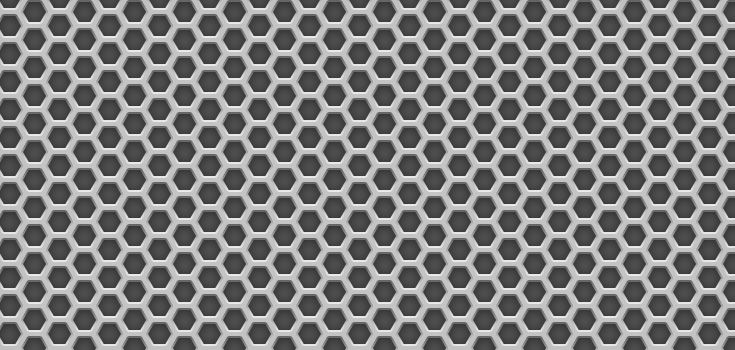
#> input picture TP2/metalgrid.jpg, 735 x 350 px
$ jupyter execute Tp2.ipynb   (shell and % lines are left out)
#> lines starting #> are read from the running program, lines starting #| are printed output that depends on the picture
[cell 1]
#Si queremos que las imágenes sean mostradas en una ventana emergente quitar el inline
# %matplotlib inline

# OpenCV-Python utiliza NumPy para el manejo de imágenes
import numpy as np
# cv2 es el módulo python para acceder a OpenCV
import cv2 as cv
# Usamos las poderosas herramientas de graficación de matplotlib para mostrar imágenes, perfiles, histogramas, etc
import matplotlib.pyplot as plt
#Usamos también las poderosas herramientas de procesamiento de imágenes en python de Scikit
from skimage.util import random_noise

import time

[cell 2]
# Para crear un kernel Gaussiano (unidimensional)

nucleo_g= cv.getGaussianKernel(5, 1.5)
# Parámetros:
# ksize - Tamaño del núcleo, positivo impar (3,5,...)
# sigma - Desvío estándar de la Gaussiana. Si no es positivo, se calcula como sigma = 0.3*((ksize-1)*0.5 - 1) + 0.8
# ktype - Tipo de coeficientes del filtro (Optional). Puede ser CV_32F o CV_64F
print(nucleo_g)

[cell 3]
# Suavizado Gaussiano usando el Kernel
#=====================================
img_orig = cv.imread('metalgrid.jpg')
#> img_orig is the input picture: shape (350, 735, 3); min 38, max 250, mean 125.4

# Creamos un núcleo Gaussiano unidimensional
kX = cv.getGaussianKernel(10,0)
kY = cv.getGaussianKernel(1,0)


# Aplicamos el filtro Gaussiano. Con distinto núcleo para X e Y!
b = cv.sepFilter2D(img_orig,-1,kX,kY)

# Más fácil utilizando una única línea
# (cuando el kernel es cuadrado)
#=====================================
c = cv.GaussianBlur(img_orig,(5,5),0)

# Mostramos la imagen
out1 = cv.hconcat([img_orig,b])
out2 = cv.hconcat([img_orig,c])
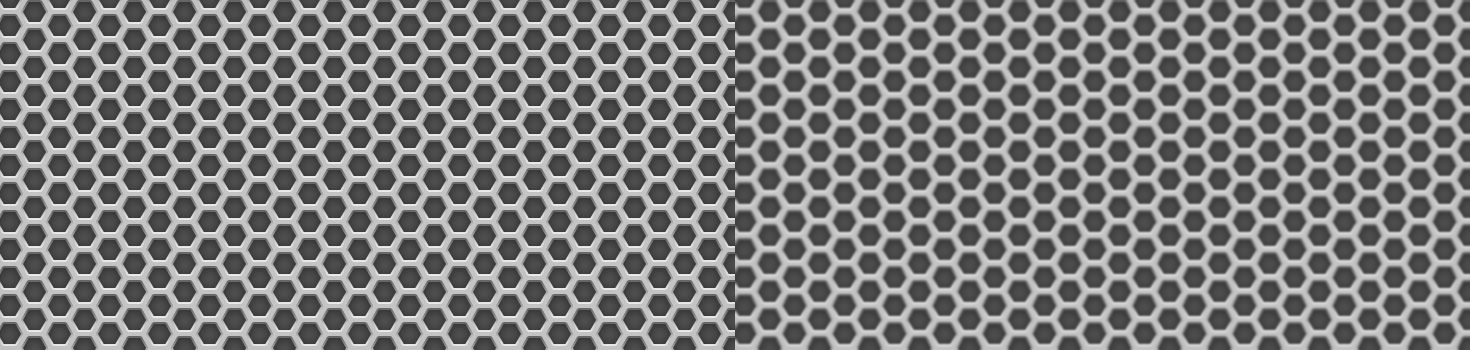
#> out2: shape (350, 1470, 3); min 38, max 250, mean 125.4

#subplot(r,c) provide the no. of rows and columns
f, axarr = plt.subplots(2,1)

# use the created array to output your multiple images. In this case I have stacked 4 images vertically
axarr[0].title.set_text('Mas filtrado en X')
axarr[0].imshow(out1[:,:,::-1])
axarr[1].title.set_text('Filtro cuadrado')
axarr[1].imshow(out2[:,:,::-1])

[cell 4]
img = c

#grises=True
grises=False
if grises:
    # En escala de grises
    laplacian = cv.Laplacian(img,cv.CV_64F)
    sobelx = cv.Sobel(img,cv.CV_64F,1,0,ksize=5)
    sobely = cv.Sobel(img,cv.CV_64F,0,1,ksize=5)
else:
    # En blanco y negro
    laplacian = cv.Laplacian(img,cv.CV_8U)
    sobelx = cv.Sobel(img,cv.CV_8U,1,0,ksize=5)
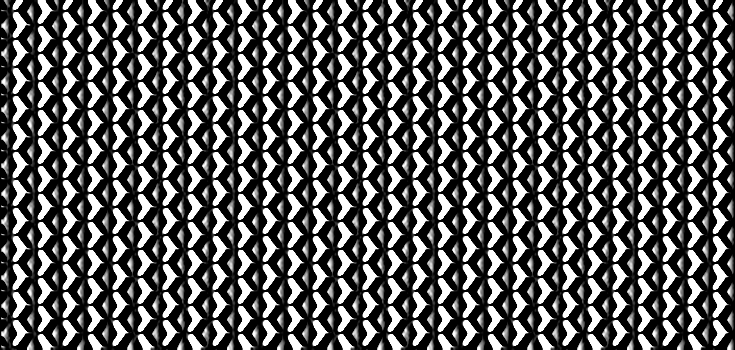
#> sobelx: shape (350, 735, 3); min 0, max 255, mean 89.5
    sobely = cv.Sobel(img,cv.CV_8U,0,1,ksize=5)
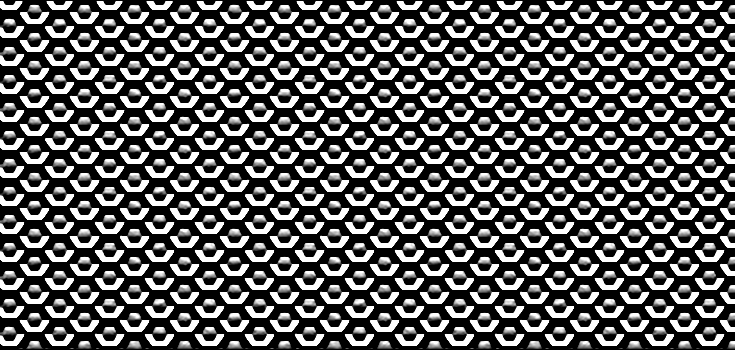
#> sobely: shape (350, 735, 3); min 0, max 255, mean 93.2

ax1=plt.subplot(2,2,1),plt.imshow(img,cmap = 'gray')
plt.title('Original'), plt.xticks([]), plt.yticks([])
ax2=plt.subplot(2,2,2),plt.imshow(laplacian,cmap = 'gray')
plt.title('Laplaciano'), plt.xticks([]), plt.yticks([])
ax3=plt.subplot(2,2,3),plt.imshow(sobelx,cmap = 'gray')
plt.title('Sobel X'), plt.xticks([]), plt.yticks([])
ax4=plt.subplot(2,2,4),plt.imshow(sobely,cmap = 'gray')
plt.title('Sobel Y'), plt.xticks([]), plt.yticks([])

plt.show()

[cell 5]
img = cv.imread('metalgrid.jpg')
gray = cv.cvtColor(img, cv.COLOR_BGR2GRAY)

# Suavizado Gaussiano
#====================
start = time.time()

blur = cv.GaussianBlur(gray,(7,7),0)

elapsed = time.time()-start
print('Blur {} segundos'.format(elapsed))


# Gradientes
#===========
start = time.time()

# Aplicamos Sobelx en 'float32' y luego convertimos de nuevo a 8-bit para evitar overflow
sobelx_64 = cv.Sobel(blur,cv.CV_32F,1,0,ksize=3)
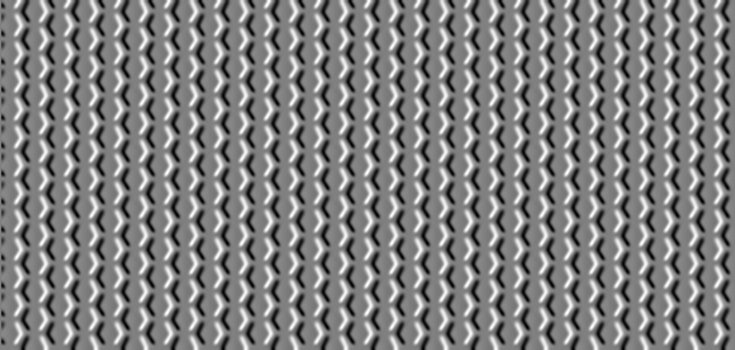
#> sobelx_64: shape (350, 735) float32; min -241, max 239, mean -0.3; drawn with min black and max white
absx_64 = np.absolute(sobelx_64)
sobelx_8u1 = absx_64/absx_64.max()*255
sobelx_8u = np.uint8(sobelx_8u1)

# De igual modo para Sobely
sobely_64 = cv.Sobel(blur,cv.CV_32F,0,1,ksize=3)
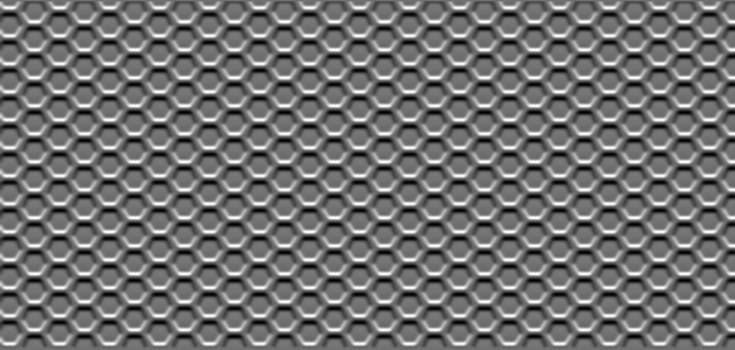
#> sobely_64: shape (350, 735) float32; min -247, max 314, mean 0.5; drawn with min black and max white
absy_64 = np.absolute(sobely_64)
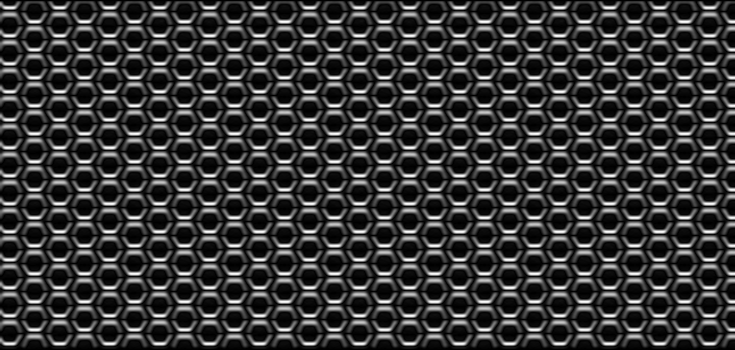
#> absy_64: shape (350, 735) float32; min 0, max 314, mean 69.8; drawn with min black and max white
sobely_8u1 = absy_64/absy_64.max()*255
sobely_8u = np.uint8(sobely_8u1)

# De los gradiente calculamos Magnitud y lo pasamos a 8-bit (Opcional)
mag = np.hypot(sobelx_8u, sobely_8u)
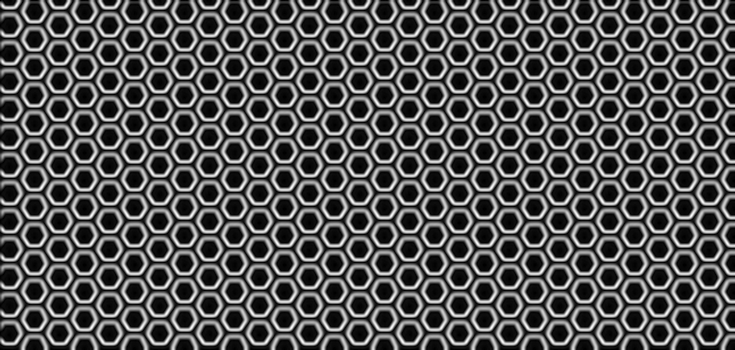
#> mag: shape (350, 735) float16; min 0, max 290, mean 98.4; drawn with min black and max white
mag = mag/mag.max()*255
mag = np.uint8(mag)

# Encontramos la Dirección y la pasamos a grados
theta = np.arctan2(sobely_64, sobelx_64)
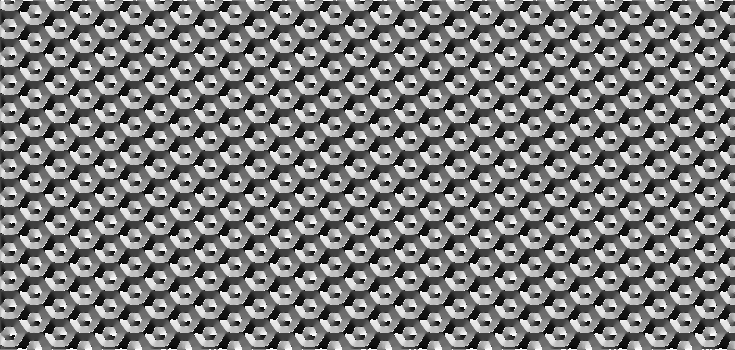
#> theta: shape (350, 735) float32; min -3.14, max 3.14, mean -0.031; drawn with min black and max white
angle = np.rad2deg(theta)

elapsed = time.time()-start

print('Gradientes {} segundos'.format(elapsed))

# Supresión de no-máximos
#========================
start = time.time()

# Encontramos los píxels vecinos (b,c) en la dirección (redondeadea) del gradiente y aplicamos la supresión de no-máximos
M, N = mag.shape
#> M = 350; N = 735
Non_max = np.zeros((M,N), dtype= np.uint8)

for i in range(1,M-1):
    for j in range(1,N-1):
       # Horizontal 0
        if (0 <= angle[i,j] < 22.5) or (157.5 <= angle[i,j] <= 180) or (-22.5 <= angle[i,j] < 0) or (-180 <= angle[i,j] < -157.5):
            b = mag[i, j+1]
            c = mag[i, j-1]
        # Diagonal 45
        elif (22.5 <= angle[i,j] < 67.5) or (-157.5 <= angle[i,j] < -112.5):
            b = mag[i+1, j+1]
            c = mag[i-1, j-1]
        # Vertical 90
        elif (67.5 <= angle[i,j] < 112.5) or (-112.5 <= angle[i,j] < -67.5):
            b = mag[i+1, j]
            c = mag[i-1, j]
        # Diagonal 135
        elif (112.5 <= angle[i,j] < 157.5) or (-67.5 <= angle[i,j] < -22.5):
            b = mag[i+1, j-1]
            c = mag[i-1, j+1]

        # Supresión de no-máximos
        if (mag[i,j] >= b) and (mag[i,j] >= c):
            Non_max[i,j] = mag[i,j]
        else:
            Non_max[i,j] = 0
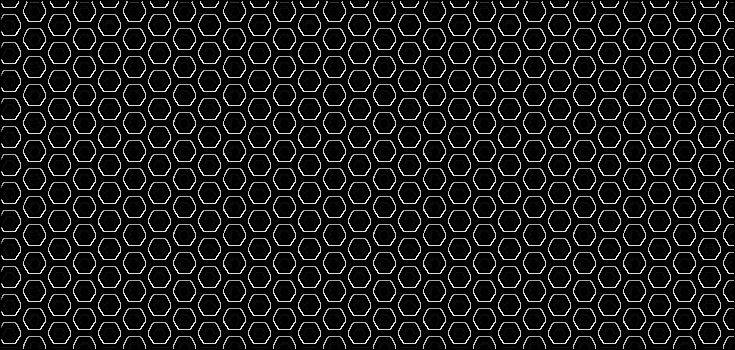
#> Non_max: shape (350, 735); min 0, max 255, mean 25.8

elapsed = time.time()-start
print('No-máximos {} segundos'.format(elapsed))

# Umbralizado por histéresis
#===========================
start = time.time()

UmbralAlto = 25
UmbralBajo = 15

M, N = Non_max.shape
out = np.zeros((M,N), dtype= np.uint8)

# Si la intensidad de un borde es mayor a 'UmbralAlto' es seguro un umbral, debajo de 'UmbralBajo'
# seguro no es
strong_i, strong_j = np.where(Non_max >= UmbralAlto)
zeros_i, zeros_j = np.where(Non_max < UmbralBajo)

# Bordes débiles
weak_i, weak_j = np.where((Non_max <= UmbralAlto) & (Non_max >= UmbralBajo))
#> weak_i = 1068 values from 7 to 348; weak_j = 1068 values, max 729 at index 135, min 2 at index 837, mean 376

# Setear el mismo valor a todos los tipos de píxel
out[strong_i, strong_j] = 255
out[zeros_i, zeros_j ] = 0
out[weak_i, weak_j] = 75

elapsed = time.time()-start
print('Histéresis {} segundos'.format(elapsed))

# Armo la imagen de bordes
#=========================
start = time.time()
M, N = out.shape
for i in range(1, M-1):
    for j in range(1, N-1):
        if (out[i,j] == 75):
            if 255 in [out[i+1, j-1],out[i+1, j],out[i+1, j+1],out[i, j-1],out[i, j+1],out[i-1, j-1],out[i-1, j],out[i-1, j+1]]:
                out[i, j] = 255
            else:
                out[i, j] = 0

elapsed = time.time()-start
print('Armado imagen bordes {} segundos'.format(elapsed))

[cell 6]
#subplot(r,c) provide the no. of rows and columns
f, axarr = plt.subplots(1,2,figsize=(15,15))

# use the created array to output your multiple images. In this case I have stacked 4 images vertically
axarr[0].title.set_text('Modulo gradiente')
axarr[0].imshow(mag, cmap='gray', vmin=0, vmax=255)
axarr[1].title.set_text('Angulo')
axarr[1].imshow(angle, cmap='gray', vmin=0, vmax=255)

[cell 7]
plt.imshow(out, cmap='gray', vmin=0, vmax=255)
plt.title('Bordes finos')
plt.show()
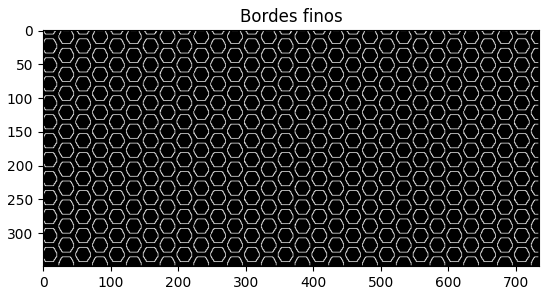
#> figure drawn by matplotlib, 1 panel

$ run again, with TP2/tela2.jpg copied over TP2/metalgrid.jpg
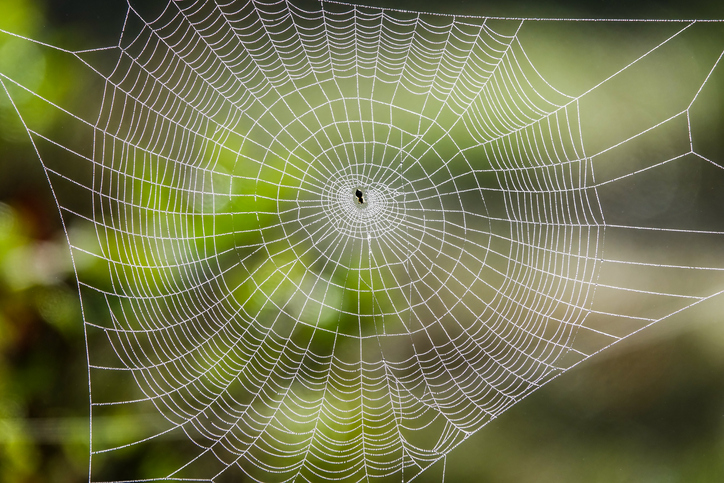
#> input picture TP2/tela2.jpg, 724 x 483 px
#> img_orig is the input picture: shape (483, 724, 3); mean B, G, R 77.3, 118.2, 115.2
#> after the loop `for i in range(1,M-1):`:
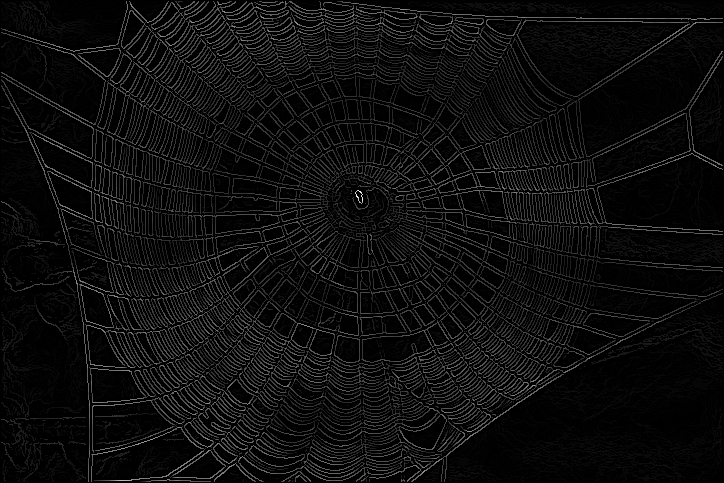
#> Non_max: shape (483, 724); min 0, max 255, mean 13.4
#> weak_i = 6874 values from 1 to 481; weak_j = 6874 values, max 722 at index 3271, min 1 at index 1350, mean 339.8
#> `plt.show()`:
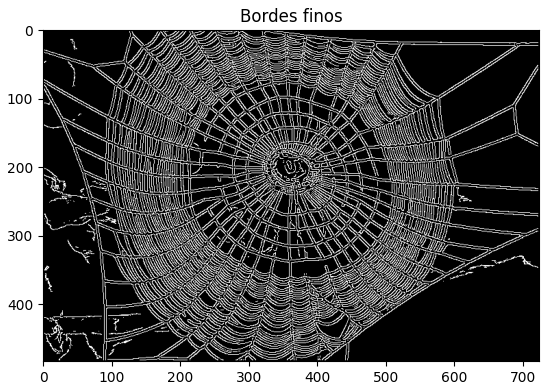
#> figure drawn by matplotlib, 1 panel
